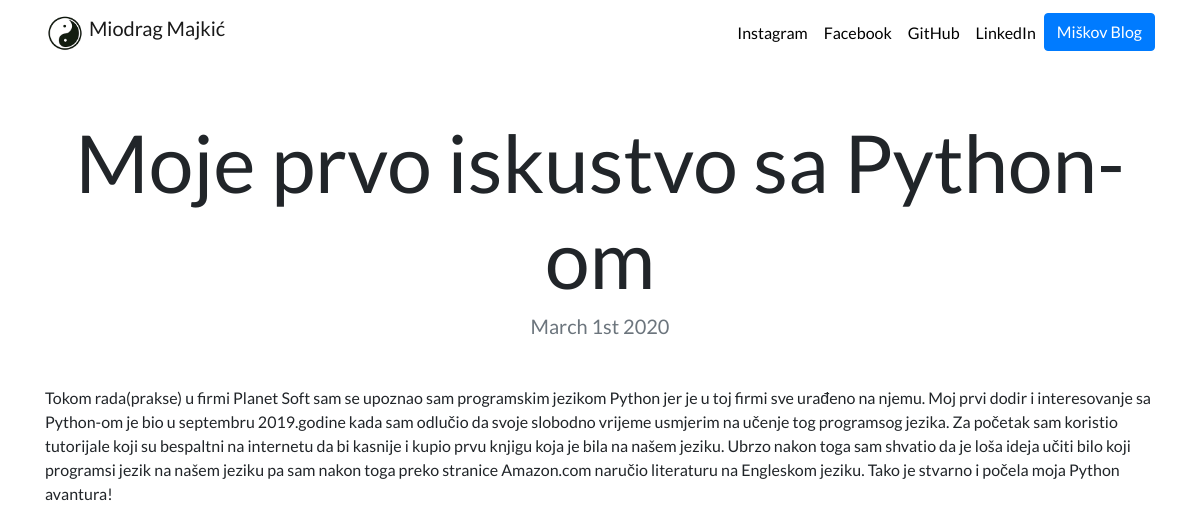
Page /blog/14/ on the committed database.
### blog/models.py (models this page shows, shortened)
class Blog(models.Model):
    title = models.CharField(max_length=200)
    description = models.TextField()
    date = models.DateField()

### blog/views.py (the view)
# urls.py: path('<int:blog_id>/', views.detail, name='detail'),
def detail(request, blog_id):
    blog = get_object_or_404(Blog, pk=blog_id)
    return render(request, 'blog/detail.html', {'blog':blog})

### blog/templates/blog/detail.html
{% extends "portfolio/base.html" %}
{% load static %}
{% block content %}
<h1 class="text-center mt-5" id="blogdetailtitle">{{ blog.title }}</h1>
<h5 class="text-center text-muted mb-5">{{ blog.date|date:'F jS Y' }}</h5>
{{ blog.description|safe }}
{% endblock %}

### portfolio/static/portfolio/custom.css (style rules this page uses)
body { font-family: 'Lato', sans-serif; }
@media (min-width: 992px) { #blogdetailtitle { font-size: 5rem; } }

### rows in the picture
Blog: title "Moje prvo iskustvo sa Python-om", date "March 1st 2020", description "Tokom rada(prakse) u firmi Planet Soft sam se upoznao sam programskim jezikom Python jer je u toj firmi sve urađeno na njemu. Moj prvi dodir i interesovanje sa Python-om je bio u septembru 2019.godine kada sam odlučio da svoje slobodno vrijeme usmjerim na učenje tog programsog jezika. Za početak sam koristio tutorijale koji su bespaltni na internetu da bi kasnije i kupio prvu knjigu koja je bila na našem jeziku. Ubrzo nakon toga sam shvatio da je loša ideja učiti bilo koji programsi jezik na našem jeziku pa sam nakon toga preko stranice Amazon.com naručio literaturu na Engleskom jeziku. Tako je stvarno i počela moja Python avantura!"
